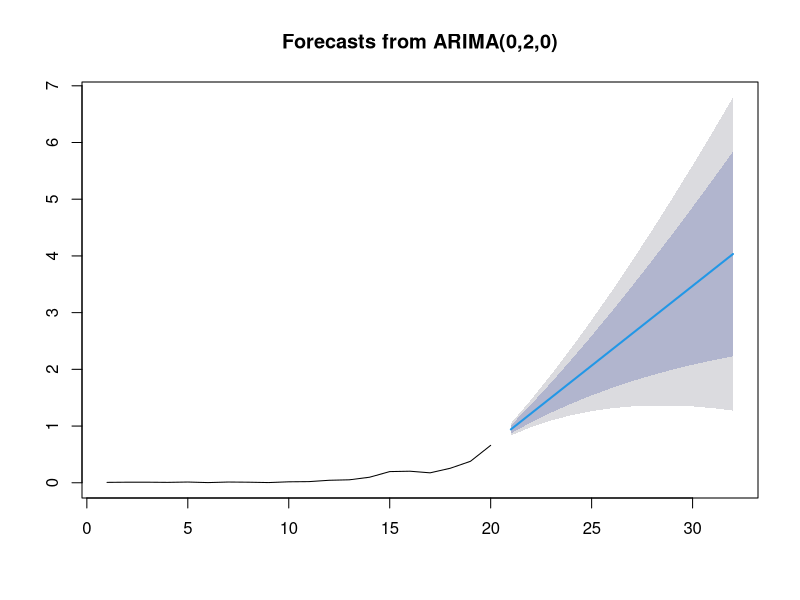

Reproduce this figure in R.
library(forecast)

dados=read.csv("sem10-20.csv")
head(dados)
class(dados)
dados

dadosTS=ts(dados)
head(dadosTS)
class(dadosTS)
arima = auto.arima(dadosTS)
arima
previsao = forecast(arima, h=12)
previsao
plot(previsao)

